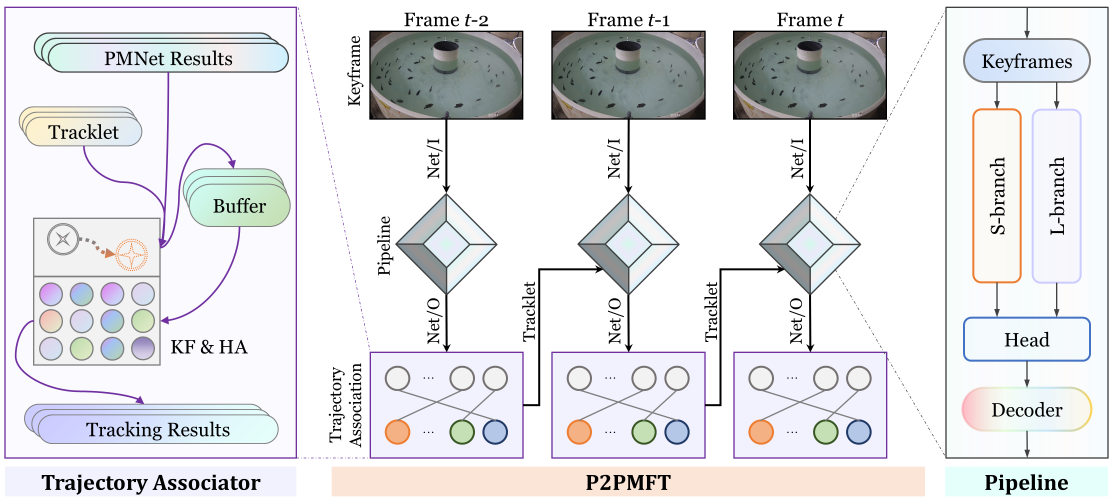
#> input picture assets/Framework.png, 3346 x 1510 px (shown at 1/3 size)
$ python -i gmc.py   (imports and definitions only)
#> lines starting #> are read from the running program, lines starting #| are printed output that depends on the picture
#> further down, picture is the input picture: shape (1510, 3346, 3); mean B, G, R 229.8, 227.3, 226.8
import cv2
import matplotlib.pyplot as plt
import numpy as np
import copy
import time

class GMC:
    def __init__(self, method='sparseOptFlow', downscale=2, verbose=None):
        super(GMC, self).__init__()

        self.method = method
        self.downscale = max(1, int(downscale))

        if self.method == 'orb':
            self.detector = cv2.FastFeatureDetector_create(20)
            self.extractor = cv2.ORB_create()
            self.matcher = cv2.BFMatcher(cv2.NORM_HAMMING)

        elif self.method == 'sift':
            self.detector = cv2.SIFT_create(nOctaveLayers=3, contrastThreshold=0.02, edgeThreshold=20)
            self.extractor = cv2.SIFT_create(nOctaveLayers=3, contrastThreshold=0.02, edgeThreshold=20)
            self.matcher = cv2.BFMatcher(cv2.NORM_L2)

        elif self.method == 'ecc':
            number_of_iterations = 5000
            termination_eps = 1e-6
            self.warp_mode = cv2.MOTION_EUCLIDEAN
            self.criteria = (cv2.TERM_CRITERIA_EPS | cv2.TERM_CRITERIA_COUNT, number_of_iterations, termination_eps)

        elif self.method == 'sparseOptFlow':
            self.feature_params = dict(maxCorners=1000, qualityLevel=0.01, minDistance=1, blockSize=3,
                                       useHarrisDetector=False, k=0.04)

        elif self.method == 'none' or self.method == 'None':
            self.method = 'none'
        else:
            raise ValueError("Error: Unknown CMC method:" + method)

        self.prevFrame = None
        self.prevKeyPoints = None
        self.prevDescriptors = None

        self.initializedFirstFrame = False

    def apply(self, raw_frame, detections=None):
        if self.method == 'orb' or self.method == 'sift':
            return self.applyFeaures(raw_frame, detections)
        elif self.method == 'ecc':
            return self.applyEcc(raw_frame, detections)
        elif self.method == 'sparseOptFlow':
            return self.applySparseOptFlow(raw_frame, detections)
        elif self.method == 'file':
            return self.applyFile(raw_frame, detections)
        elif self.method == 'none':
            return np.eye(2, 3)
        else:
            return np.eye(2, 3)

    # [158 lines left out: functions applyEcc, applyFeaures, not called in this run]

    def applySparseOptFlow(self, raw_frame, detections=None):

        t0 = time.time()

        # Initialize
        height, width, _ = raw_frame.shape
#> height = 1510; width = 3346
        frame = cv2.cvtColor(raw_frame, cv2.COLOR_BGR2GRAY)
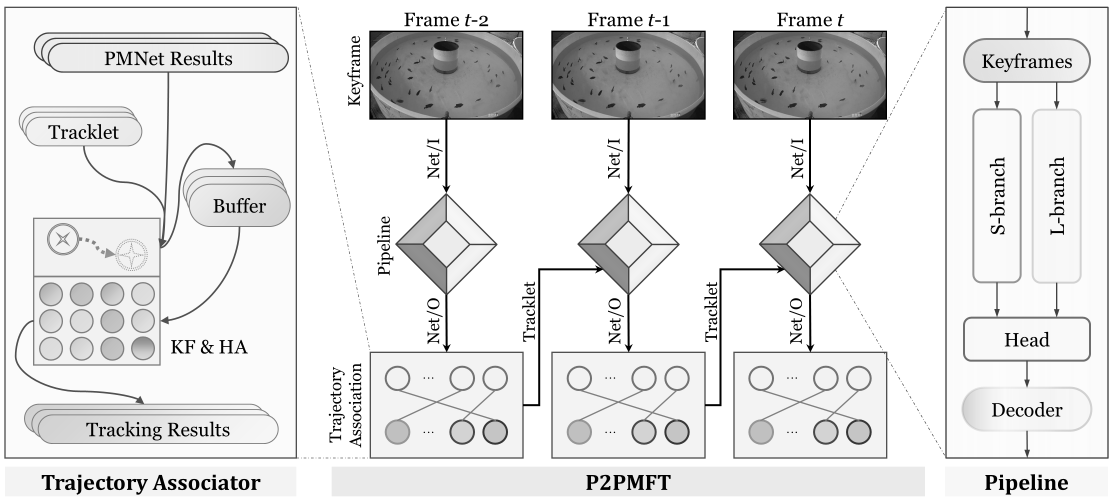
#> frame: shape (1510, 3346) (shown at 1/3 size); min 0, max 255, mean 227.5
        H = np.eye(2, 3)

        # Downscale image
        if self.downscale > 1.0:
            # frame = cv2.GaussianBlur(frame, (3, 3), 1.5)
            frame = cv2.resize(frame, (width // self.downscale, height // self.downscale))
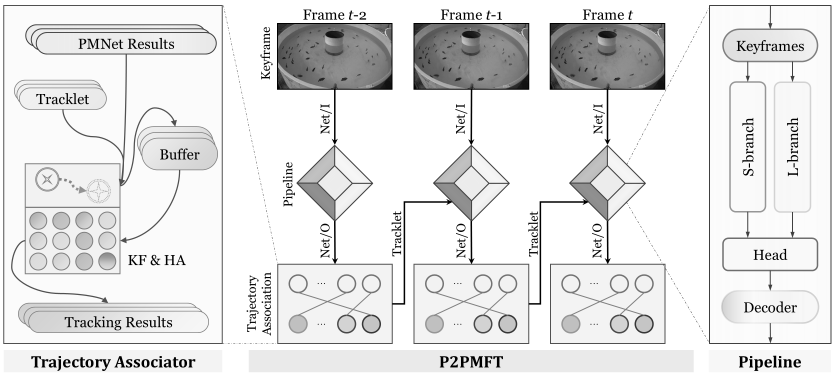
#> frame: shape (755, 1673) (shown at 1/2 size); min 0, max 255, mean 227.5

        # find the keypoints
        keypoints = cv2.goodFeaturesToTrack(frame, mask=None, **self.feature_params)
#> keypoints = 1000 rows, first 8: [567, 354], [524, 604], [524, 575], [567, 395], [494, 622], [1496, 293], [1586, 254], [643, 233]

        # Handle first frame
        if not self.initializedFirstFrame:
            # Initialize data
            self.prevFrame = frame.copy()
            self.prevKeyPoints = copy.copy(keypoints)
#> self.prevKeyPoints has the same summary as keypoints

            # Initialization done
            self.initializedFirstFrame = True

            return H

        # find correspondences
        matchedKeypoints, status, err = cv2.calcOpticalFlowPyrLK(self.prevFrame, frame, self.prevKeyPoints, None)

        # leave good correspondences only
        prevPoints = []
        currPoints = []

        for i in range(len(status)):
            if status[i]:
                prevPoints.append(self.prevKeyPoints[i])
                currPoints.append(matchedKeypoints[i])

        prevPoints = np.array(prevPoints)
        currPoints = np.array(currPoints)

        # Find rigid matrix
        if (np.size(prevPoints, 0) > 4) and (np.size(prevPoints, 0) == np.size(prevPoints, 0)):
            H, inliesrs = cv2.estimateAffinePartial2D(prevPoints, currPoints, cv2.RANSAC)

            # Handle downscale
            if self.downscale > 1.0:
                H[0, 2] *= self.downscale
                H[1, 2] *= self.downscale
        else:
            print('Warning: not enough matching points')

        # Store to next iteration
        self.prevFrame = frame.copy()
        self.prevKeyPoints = copy.copy(keypoints)

        t1 = time.time()

        # gmc_line = str(1000 * (t1 - t0)) + "\t" + str(H[0, 0]) + "\t" + str(H[0, 1]) + "\t" + str(
        #     H[0, 2]) + "\t" + str(H[1, 0]) + "\t" + str(H[1, 1]) + "\t" + str(H[1, 2]) + "\n"
        # self.gmc_file.write(gmc_line)

        return H

    # [12 lines left out: function applyFile, not called in this run]

>>> import cv2
>>> picture = cv2.imread('../../../assets/Framework.png')
>>> result = GMC().apply(picture)
#> result = [[1, 0, 0], [0, 1, 0]]
